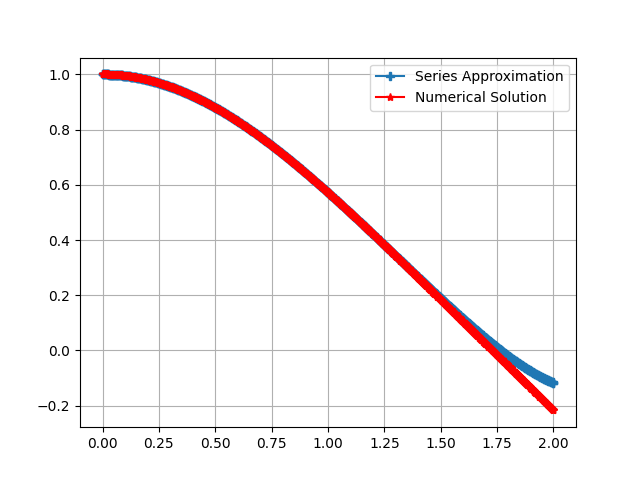

Write Python code to recreate this figure.
from scipy.integrate import solve_ivp
import numpy as np
from math import factorial
import matplotlib.pyplot as plt

def equation(x, y):
    y1, y2 = y
    dy1dx = y2
    dy2dx = -y1 * np.cos(x)
    return [dy1dx, dy2dx]

# 初始条件和求解区间
sol = solve_ivp(equation, [0, 2], [1, 0], t_eval=np.linspace(0, 2, 1000))

# 幂级数解（前5项）
def series_solution(x):
    return (1 - (1/factorial(2))*x**2 + (2/factorial(4))*x**4 - 
           (9/factorial(6))*x**6 + (55/factorial(8))*x**8)

# 绘图
x_series = np.linspace(0, 2, 1000)
plt.plot(x_series, series_solution(x_series), 'P-', label='Series Approximation')
plt.plot(sol.t, sol.y[0], '*-r', label='Numerical Solution')
plt.legend()
plt.grid()
plt.show()
